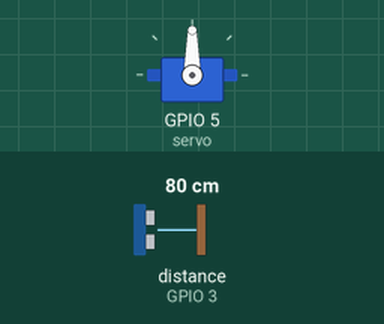
Simulated run of this sketch. Board: ESP32. Shown: servo. Wiring (inferred from the names in the program): ultrasonic range finder: trigger GPIO 1; echo GPIO 3. The test bench sets the inputs (shaded band); at power-on: distance to the obstacle (sensor on GPIO 3) 80 cm. The echo pulse lasts 58.3 µs per cm.

Above: at 1.2 s.
1.3 s: distance to the obstacle (sensor on GPIO 3) set to 12 cm
2.8 s: distance to the obstacle (sensor on GPIO 3) set to 9 cm
At 3.5 s:
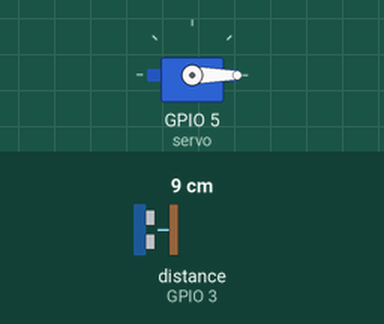
Timing chart, 0 to 5.8 s (numbered marks = the images above; inputs shaded):
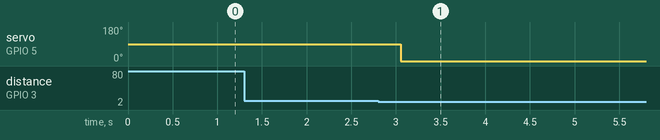

Measured:
- the behaviour switches between 11 and 10 cm on distance to the obstacle (sensor on GPIO 3) (found by bisection; images 0 and 1)
- after the input at 1.3 s, every drawn part: stays the same
- after the input at 2.8 s, servo on GPIO 5 (servo): 90° → 0° after 0.25 s

The sketch:

trashAtomation.ino
```cpp
#include <ESP32Servo.h>

Servo servo;

#define PIN_TRIG 1
#define PIN_ECHO 3

void setup() {
  servo.attach(5);
  servo.write(90);
  pinMode(PIN_ECHO, INPUT);
  pinMode(PIN_TRIG, OUTPUT);
}

void loop() {
  digitalWrite(PIN_TRIG, LOW);
  delayMicroseconds(5);
  digitalWrite(PIN_TRIG, HIGH);
  delayMicroseconds(10);
  digitalWrite(PIN_TRIG, LOW);
  long time = pulseIn(PIN_ECHO, HIGH);

  float distance = time * 0.0343 / 2;

  if(distance <= 10){
    servo.write(90);
    delay(250);
    servo.write(0);
    delay(8000);
    servo.write(90);
    delay(250);
  }
}
```
